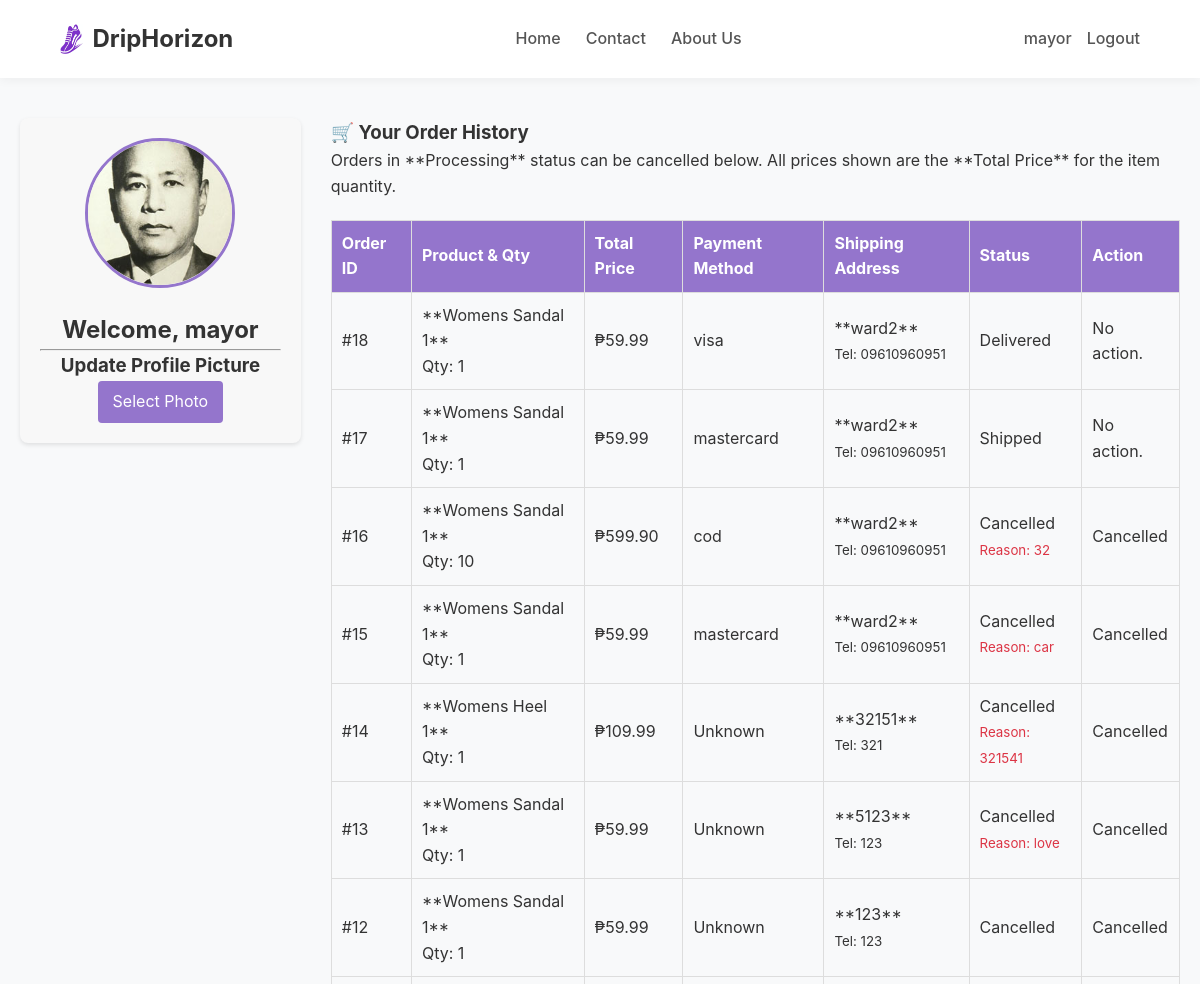
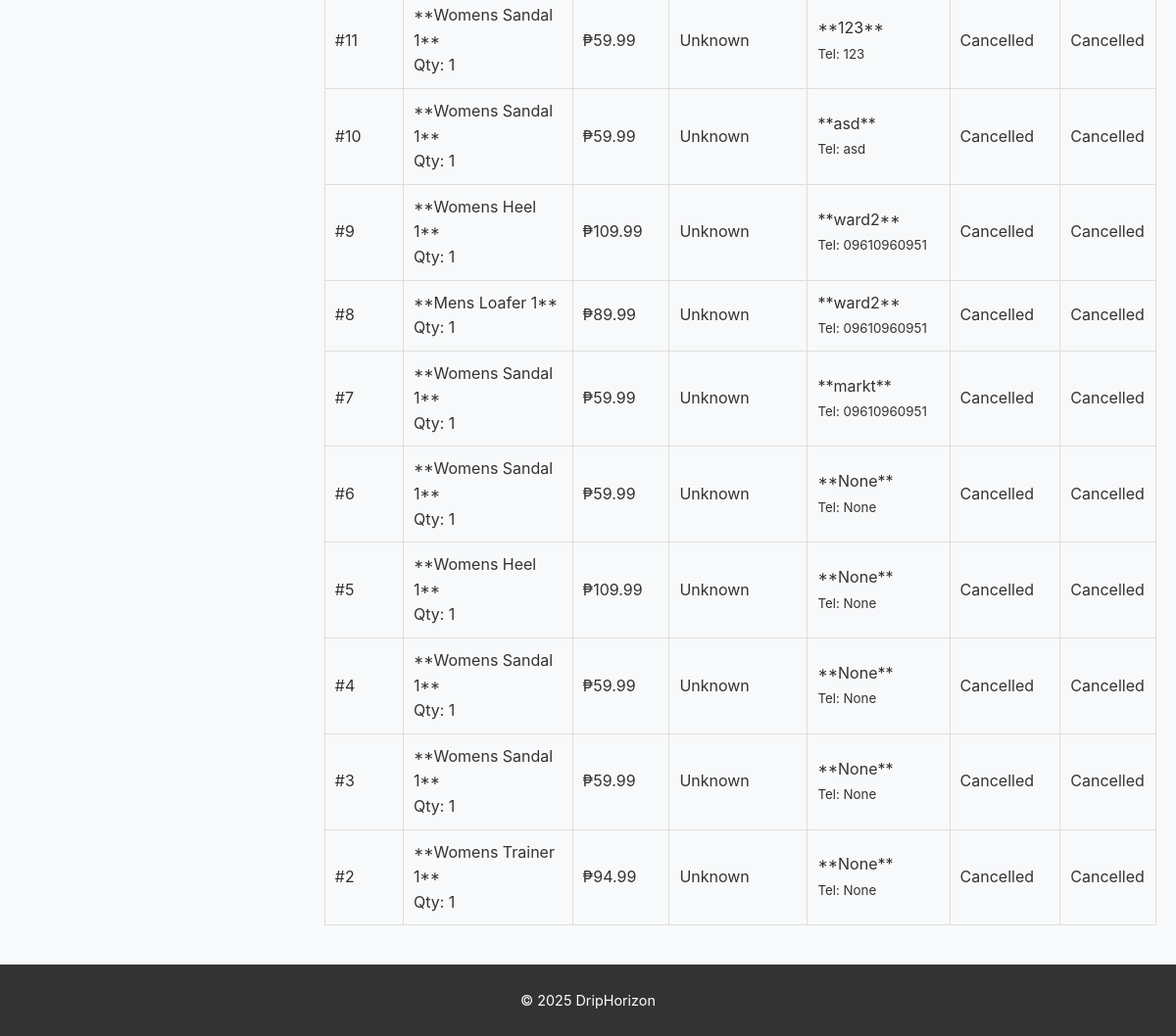
The app's page /profile (signed in), older data (2 pictures, top to bottom).
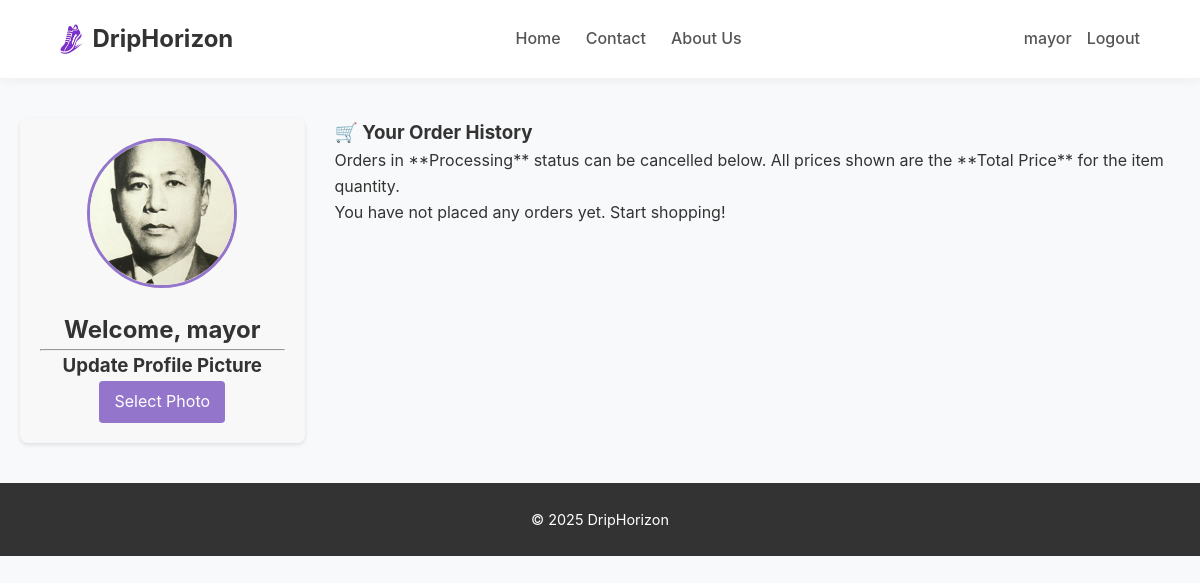
The same page, newer data.
### tables this page shows
CREATE TABLE users (id INTEGER PRIMARY KEY, username TEXT NOT NULL UNIQUE, password TEXT NOT NULL, profile_pic TEXT DEFAULT 'default_profile.png', is_admin INTEGER DEFAULT 0);

CREATE TABLE orders (id INTEGER PRIMARY KEY, user_id INTEGER NOT NULL, product_id TEXT NOT NULL, product_name TEXT NOT NULL, quantity INTEGER NOT NULL, price_at_purchase REAL NOT NULL, shipping_name TEXT, shipping_address TEXT, shipping_phone TEXT, status TEXT DEFAULT 'Processing', cancellation_reason TEXT DEFAULT NULL, payment_method TEXT DEFAULT 'Unknown', FOREIGN KEY (user_id) REFERENCES users (id));

### apy.py (the view)
@app.route('/profile')
def profile():
    if 'user_id' not in session:
        flash("Please log in to view your profile.", 'danger')
        return redirect(url_for('index'))
    user_id = session['user_id']
    username = session['username']
    conn = sqlite3.connect(DATABASE)
    cursor = conn.cursor()
    cursor.execute("SELECT username, profile_pic FROM users WHERE id = ?", (user_id,))
    user_data = cursor.fetchone()
    profile_pic = user_data[1] if user_data and user_data[1] else 'default_profile.png'
    cursor.execute("""
        SELECT
            product_name,           -- Index 0
            quantity,               -- Index 1
            price_at_purchase,      -- Index 2 (This is the total price for the order)
            id AS order_id,         -- Index 3
            shipping_address,       -- Index 4
            shipping_phone,         -- Index 5
            status,                 -- Index 6
            cancellation_reason,    -- Index 7
            payment_method          -- Index 8
        FROM orders
        WHERE user_id = ?
        ORDER BY order_id DESC
    """, (user_id,))
    orders = cursor.fetchall()
    conn.close()
    return render_template('profile.html',
                           username=username,
                           orders=orders,
                           profile_pic=profile_pic)

### templates/profile.html (shortened to what this page needs)
<!DOCTYPE html>
<html lang="en">
<head>
    <link rel="stylesheet" href="{{ url_for('static', filename='style.css') }}" />
</head>
<body>
    <header>
        <div class="header-left">
            <h1 class="header-title">
                <img src="{{ url_for('static', filename='5.jpg') }}" alt="Logo" /> DripHorizon
            </h1>
        </div>
        <nav>
            <a href="{{ url_for('index') }}">Home</a>
            <a href="{{ url_for('contact') }}">Contact</a>
            <a href="{{ url_for('about') }}">About Us</a>
            </nav>
        <div class="header-actions">
            {% if session.get('user_id') %}
                <a href="{{ url_for('profile') }}" class="profile-link active"> {{ session.get('username') }}</a>
                <a href="{{ url_for('logout') }}">Logout</a>
            {% else %}
                <a href="#loginModal">Login</a>
                <a href="#signInModal">Sign In</a>
            {% endif %}
        </div>
    </header>
    <main>
        <div class="profile-container">
            <div class="profile-sidebar">
                <div class="profile-pic-area">
                    <img src="{{ url_for('static', filename='profiles/' + profile_pic) }}" alt="Profile Picture">
                    <h2>Welcome, {{ username }}</h2>
                    <hr>
                </div>
                <h3>Update Profile Picture</h3>
                <form action="{{ url_for('upload_photo') }}" method="POST" enctype="multipart/form-data" class="upload-form">
                    <label for="file-upload" class="custom-file-upload">
                        Select Photo
                    </label>
                </form>
            </div>
            <div class="profile-main">
                <section class="order-history">
                    <h3>🛒 Your Order History</h3>
                    <p>Orders in **Processing** status can be cancelled below. All prices shown are the **Total Price** for the item quantity.</p>
                    {% if orders %}
                        <table class="order-table">
                            <thead>
                                <tr>
                                    <th>Order ID</th>
                                    <th>Product & Qty</th>
                                    <th>Total Price</th>
                                    <th>Payment Method</th>
                                    <th>Shipping Address</th>
                                    <th>Status</th>
                                    <th>Action</th>
                                </tr>
                            </thead>
                            <tbody>
                                {% for order in orders %}
                                <tr>
                                    <td>#{{ order[3] }}</td>
                                    <td>
                                        **{{ order[0] }}** <br>Qty: {{ order[1] }}
                                    </td>
                                    <td>
                                        ₱{{ "%.2f"|format(order[2]) }}
                                    </td>
                                    <td>
                                        {{ order[8] }}
                                    </td>
                                    <td>
                                        **{{ order[4] }}** <br><small>Tel: {{ order[5] }}</small>
                                    </td>
                                    <td>
                                        <span class="status-{{ order[6].lower() }}">{{ order[6] }}</span>
                                        {% if order[6] == 'Cancelled' and order[7] %}
                                            <br><small style="color: #dc3545;">Reason: {{ order[7] }}</small>
                                        {% endif %}
                                    </td>
                                    <td class="cancellation-cell">
                                        {% if order[6] == 'Processing' %}
                                            <form action="{{ url_for('cancel_order', order_id=order[3]) }}" method="POST">
                                                <textarea name="reason" placeholder="Reason for cancellation (required)" rows="2" required></textarea>
                                                <button type="submit" class="cancel-btn">Cancel Order</button>
                                            </form>
                                        {% elif order[6] == 'Cancelled' %}
                                            <p class="status-cancelled">Cancelled</p>
                                        {% else %}
                                            <p>No action.</p>
                                        {% endif %}
                                    </td>
                                </tr>
                                {% endfor %}
                            </tbody>
                        </table>
                    {% else %}
                        <p>You have not placed any orders yet. Start shopping!</p>
                    {% endif %}
                </section>
            </div>
        </div>
    </main>
    <footer>
        <p>&copy; 2025 DripHorizon</p>
    </footer>
</body>
</html>

### static/Style.css (style rules this page uses)
* { margin: 0; padding: 0; box-sizing: border-box; }
body { font-family: -apple-system, BlinkMacSystemFont, 'Segoe UI', Roboto, Helvetica, Arial, sans-serif, 'Apple Color Emoji', 'Segoe UI Emoji', 'Segoe UI Symbol'; line-height: 1.6; color: #333; background-color: #f8f9fa; }
a { text-decoration: none; color: inherit; }
img { max-width: 100%; height: auto; }
header { display: flex; justify-content: space-between; align-items: center; padding: 20px 60px; background-color: white; box-shadow: 0 2px 10px rgba(0, 0, 0, 0.05); }
.header-title { display: flex; align-items: center; font-size: 1.5em; color: #333; }
.header-title img { height: 30px; width: auto; margin-right: 10px; }
header > nav { display: flex; gap: 25px; flex-grow: 1; justify-content: center; }
header a { color: #555; font-weight: 500; transition: color 0.3s; }
.header-actions { display: flex; gap: 15px; }
footer { text-align: center; padding: 25px; background-color: #333; color: white; font-size: 0.9em; }
.profile-container { display: flex; gap: 30px; max-width: 1200px; margin: 40px auto; padding: 0 20px; }
.profile-sidebar { width: 300px; padding: 20px; background-color: #f8f8f8; border-radius: 8px; box-shadow: 0 2px 4px rgba(0,0,0,0.1); height: fit-content; text-align: center; }
.profile-main { flex-grow: 1; }
.profile-pic-area img { width: 150px; height: 150px; border-radius: 50%; object-fit: cover; border: 3px solid #9475cc; margin-bottom: 15px; }
.profile-pic-area h2 { margin-top: 0; color: #333; }
.custom-file-upload { background-color: #9475cc; color: white; padding: 8px 15px; border-radius: 4px; cursor: pointer; display: inline-block; transition: background-color 0.3s; }

Row changes from the older to the newer data that the page shows:
removed orders: id "18", product_name "Womens Sandal 1", quantity "1", price_at_purchase "59.99", payment_method "visa", shipping_address "ward2", shipping_phone "09610960951", status "Delivered", shows "No action."
removed orders: id "17", product_name "Womens Sandal 1", quantity "1", price_at_purchase "59.99", payment_method "mastercard", shipping_address "ward2", shipping_phone "09610960951", status "Shipped", shows "No action."
removed orders: id "16", product_name "Womens Sandal 1", quantity "10", price_at_purchase "599.90", payment_method "cod", shipping_address "ward2", shipping_phone "09610960951", status "Cancelled", cancellation_reason "32"
removed orders: id "15", product_name "Womens Sandal 1", quantity "1", price_at_purchase "59.99", payment_method "mastercard", shipping_address "ward2", shipping_phone "09610960951", status "Cancelled", cancellation_reason "car"
removed orders: id "14", product_name "Womens Heel 1", quantity "1", price_at_purchase "109.99", payment_method "Unknown", shipping_address "32151", shipping_phone "321", status "Cancelled", cancellation_reason "321541"
removed orders: id "13", product_name "Womens Sandal 1", quantity "1", price_at_purchase "59.99", payment_method "Unknown", shipping_address "5123", shipping_phone "123", status "Cancelled", cancellation_reason "love"
removed orders: id "12", product_name "Womens Sandal 1", quantity "1", price_at_purchase "59.99", payment_method "Unknown", shipping_address "123", shipping_phone "123", status "Cancelled"
removed orders: id "11", product_name "Womens Sandal 1", quantity "1", price_at_purchase "59.99", payment_method "Unknown", shipping_address "123", shipping_phone "123", status "Cancelled"
removed orders: id "10", product_name "Womens Sandal 1", quantity "1", price_at_purchase "59.99", payment_method "Unknown", shipping_address "asd", shipping_phone "asd", status "Cancelled"
removed orders: id "9", product_name "Womens Heel 1", quantity "1", price_at_purchase "109.99", payment_method "Unknown", shipping_address "ward2", shipping_phone "09610960951", status "Cancelled"
removed orders: id "8", product_name "Mens Loafer 1", quantity "1", price_at_purchase "89.99", payment_method "Unknown", shipping_address "ward2", shipping_phone "09610960951", status "Cancelled"
removed orders: id "7", product_name "Womens Sandal 1", quantity "1", price_at_purchase "59.99", payment_method "Unknown", shipping_address "markt", shipping_phone "09610960951", status "Cancelled"
removed orders: id "6", product_name "Womens Sandal 1", quantity "1", price_at_purchase "59.99", payment_method "Unknown", order "None", status "Cancelled"
removed orders: id "5", product_name "Womens Heel 1", quantity "1", price_at_purchase "109.99", payment_method "Unknown", order "None", status "Cancelled"
removed orders: id "4", product_name "Womens Sandal 1", quantity "1", price_at_purchase "59.99", payment_method "Unknown", order "None", status "Cancelled"
removed orders: id "3", product_name "Womens Sandal 1", quantity "1", price_at_purchase "59.99", payment_method "Unknown", order "None", status "Cancelled"
removed orders: id "2", product_name "Womens Trainer 1", quantity "1", price_at_purchase "94.99", payment_method "Unknown", order "None", status "Cancelled"
Text that changed along with them:
text no longer shown: "Order ID Product & Qty Total Price Payment Method Shipping Address Status Action"
text now shown: "You have not placed any orders yet. Start shopping!"
